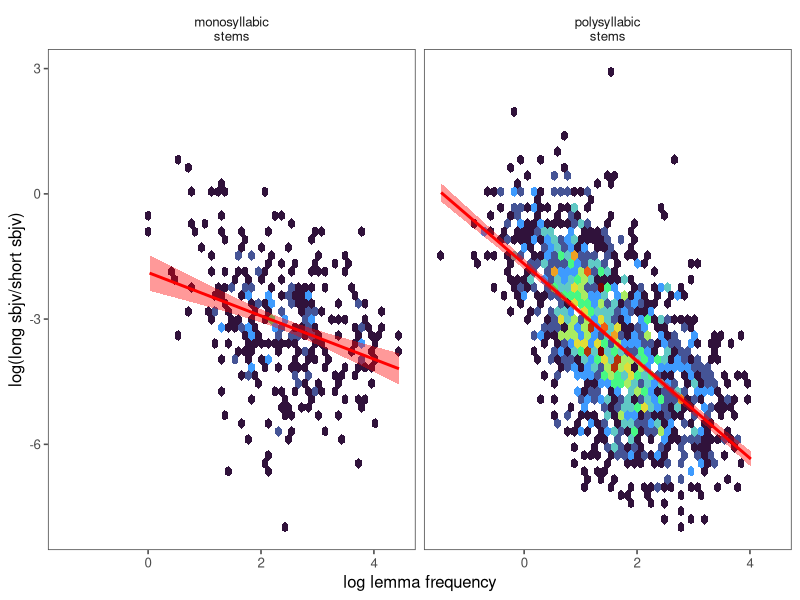
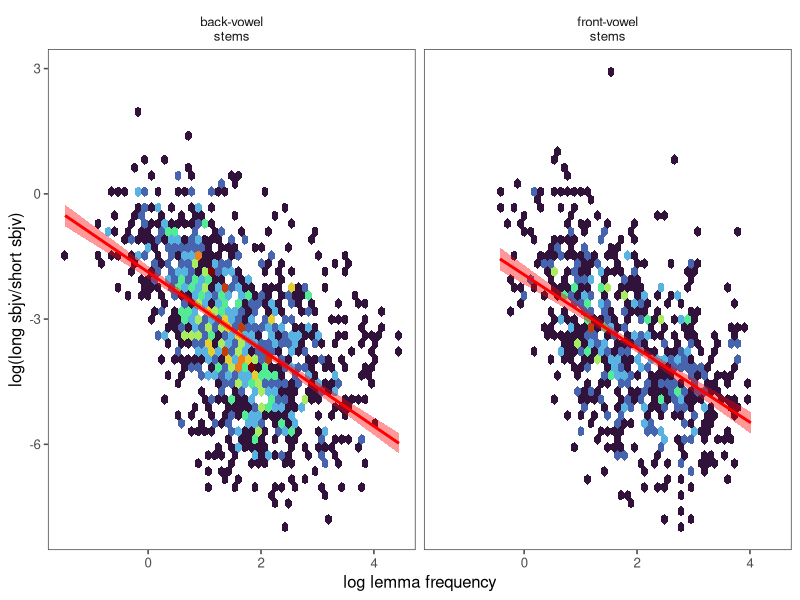
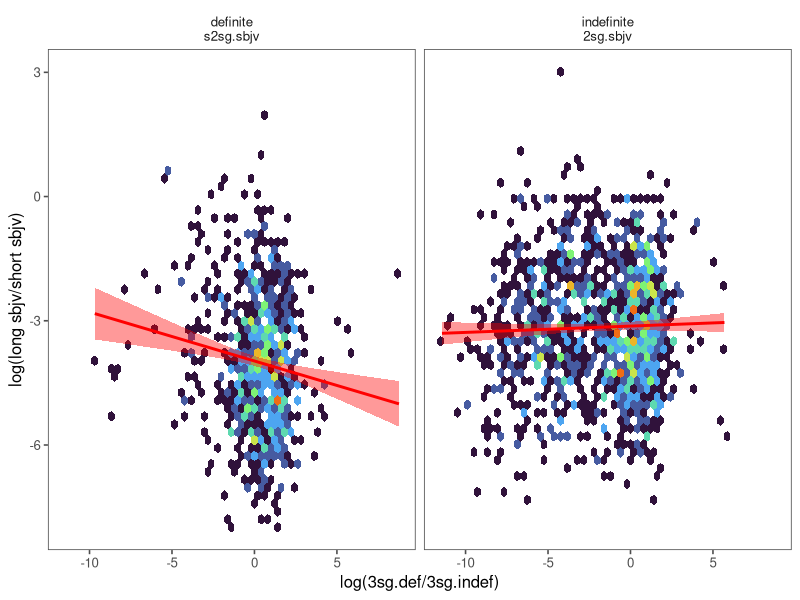
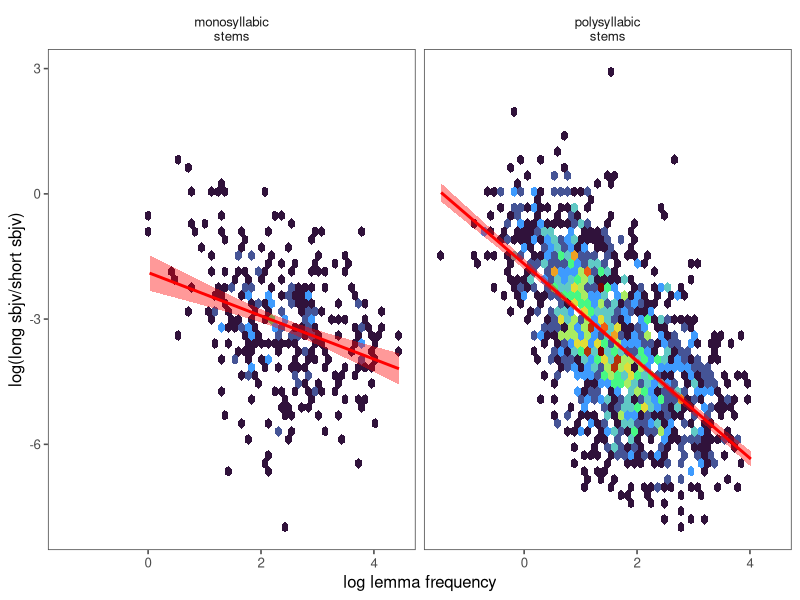
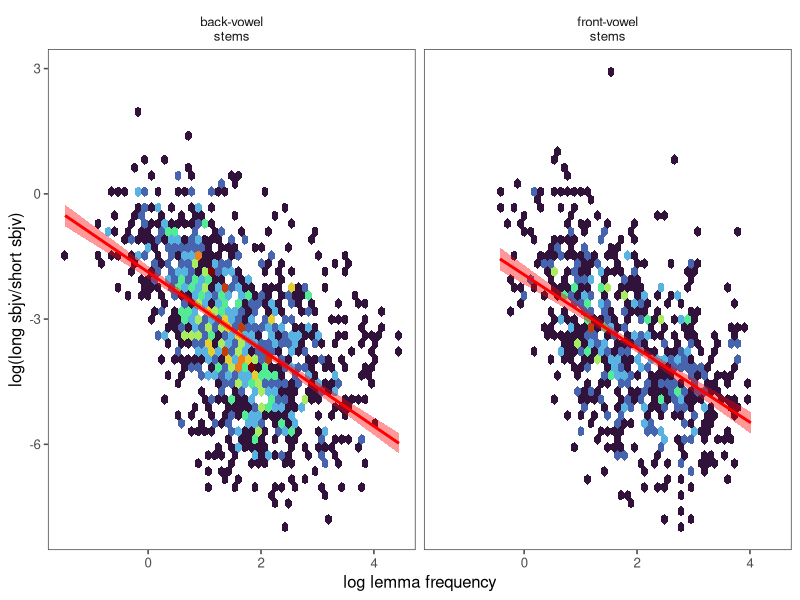
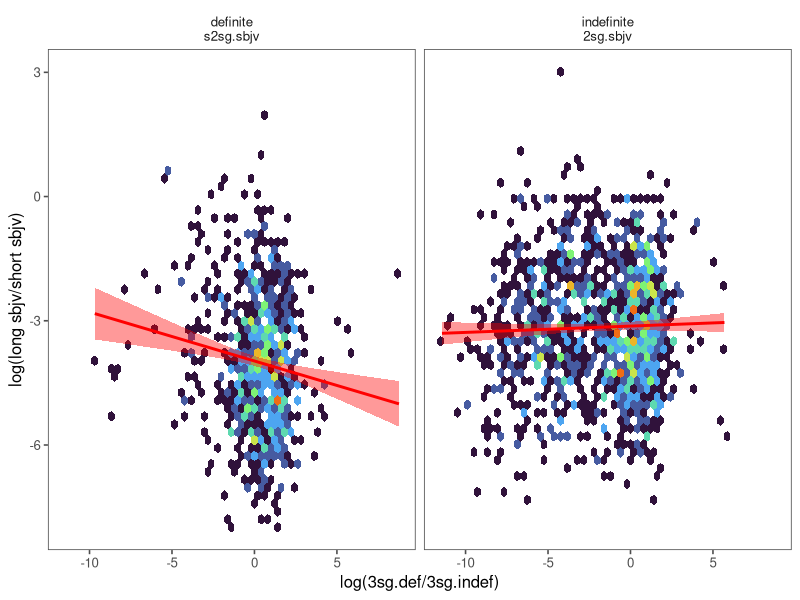

The R script that drew these images, in order:
# -- head -- #

setwd('~/Github/2sg_sbjv_variation_hungarian/')

library(tidyverse)
library(ggthemes)
library(patchwork)

# -- read -- #

d = read_tsv('dat/corpus_dat_summary_with_props.tsv')

# -- viz -- #

# d |> 
#   ggplot(aes(llfpm10,long_short_sbjv_log_odds)) +
#   geom_point(alpha = .5) +
#   geom_smooth() +
#   theme_few() +
#   facet_wrap( ~ lemma_length)
# 
# d |> 
#   ggplot(aes(llfpm10,long_short_sbjv_log_odds, colour = lemma_length)) +
#   geom_smooth() +
#   theme_few() +
#   scale_colour_colourblind() +
#   geom_rug()
# 
# d |> 
#   ggplot(aes(llfpm10,long_short_sbjv_log_odds)) +
#   # scale_fill_viridis_c(name = "count", option = 'H') +
#   # geom_hex(bins = 50) +
#   geom_density_2d_filled(alpha = .5) +
#   geom_smooth(colour = 'lightgrey', fill = 'black') +
#   theme_few() +
#   facet_wrap( ~ lemma_length) +
#   guides(fill = 'none')
# 
d |>
  ggplot(aes(llfpm10, long_short_sbjv_log_odds)) +
  scale_fill_viridis_c(name = "count", option = 'H') +
  geom_hex(bins = 50) +
  geom_smooth(colour = 'red', fill = 'red', method = 'lm') +
  theme_few() +
  facet_wrap(~ lemma_length, labeller = labeller(lemma_length = c("mono" = "monosyllabic\nstems", "poly" = "polysyllabic\nstems"))) +
  guides(fill = 'none') +
  labs(x = "log lemma frequency", y = "log(long sbjv/short sbjv)")

ggsave('viz/paper_corpus_1.png', dpi = 900, width = 8, height = 4)

d |>
  ggplot(aes(llfpm10, long_short_sbjv_log_odds)) +
  scale_fill_viridis_c(name = "count", option = 'H') +
  geom_hex(bins = 50) +
  geom_smooth(colour = 'red', fill = 'red', method = 'lm') +
  theme_few() +
  facet_wrap(~ stem_harmony, labeller = labeller(stem_harmony = c("back" = "back-vowel\nstems", "front" = "front-vowel\nstems"))) +
  guides(fill = 'none') +
  labs(x = "log lemma frequency", y = "log(long sbjv/short sbjv)")

ggsave('viz/paper_corpus_2.png', dpi = 900, width = 8, height = 4)

d |>
  ggplot(aes(log_odds_3sg_ind, long_short_sbjv_log_odds)) +
  scale_fill_viridis_c(name = "count", option = 'H') +
  geom_hex(bins = 50) +
  geom_smooth(colour = 'red', fill = 'red', method = 'lm') +
  theme_few() +
  facet_wrap(~ subj_2nd, labeller = labeller(subj_2nd = c("def" = "definite\ns2sg.sbjv", "indef" = "indefinite\n2sg.sbjv"))) +
  guides(fill = 'none') +
  labs(x = "log(3sg.def/3sg.indef)", y = "log(long sbjv/short sbjv)")

ggsave('viz/paper_corpus_3.png', dpi = 900, width = 8, height = 4)
